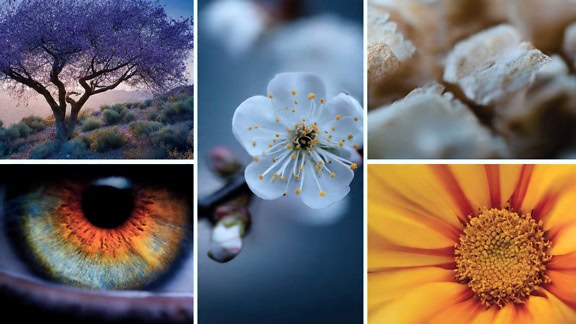
#> input picture Images/nature.png, 576 x 324 px
$ python counter.py
#> lines starting #> are read from the running program, lines starting #| are printed output that depends on the picture
import cv2

img = cv2.imread("../Images/nature.png")
#> img is the input picture: shape (324, 576, 3); mean B, G, R 102.4, 103.6, 113.6
cv2.imshow("Original", img)

gray_image = cv2.cvtColor(img, cv2.COLOR_BGR2GRAY)
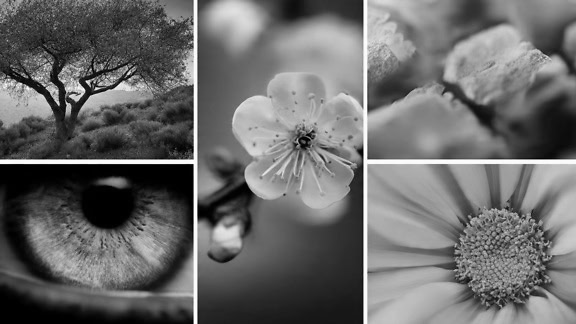
#> gray_image: shape (324, 576); min 0, max 255, mean 106.4


cv2.waitKey(0)
cv2.destroyAllWindows()
